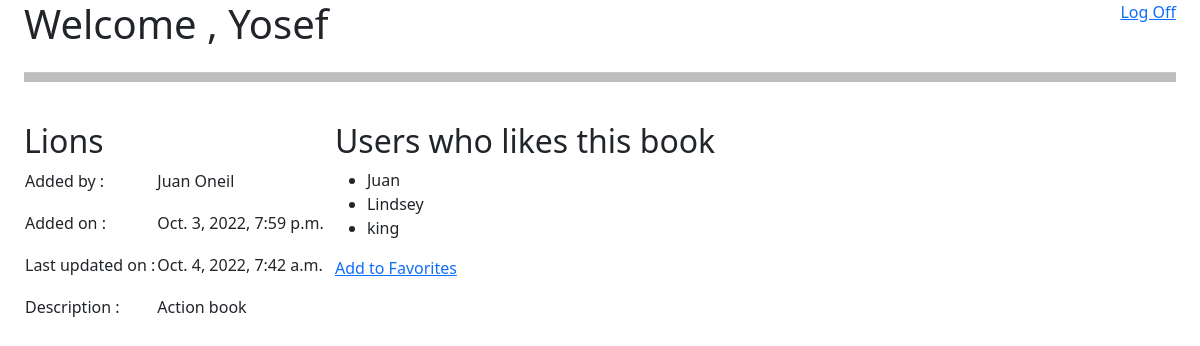
/favbooks/7 (signed in), run on the app's committed database.
### first_app/models.py (models this page shows)
class Book(models.Model):
    title = models.CharField(max_length=255)
    desc= models.TextField()
    uploaded_by= models.ForeignKey(User,related_name="books_uploaded",on_delete = models.CASCADE)
    users_who_like=models.ManyToManyField(User,related_name="likes_books")
    created_at = models.DateTimeField(auto_now_add=True)
    updated_at = models.DateTimeField(auto_now=True)
    objects=BookManager()

class User(models.Model):
    first_name = models.CharField(max_length=255)
    last_name = models.CharField(max_length=255)
    email= models.CharField(max_length=255)
    password= models.CharField(max_length=255)
    created_at = models.DateTimeField(auto_now_add=True)
    updated_at = models.DateTimeField(auto_now=True)
    objects=UserManager()

### first_app/views.py (the view)
# urls.py: path('favbooks/<int:id>',views.favbooks),
def favbooks(request,id):
    user=User.objects.get(id=request.session['user_id'])
    book=Book.objects.get(id=id)
    context = {
        'book':book,
        'likebook':book.users_who_like.all(),
        'user':user
    }
    return render(request,'favbooks.html',context)

### first_app/templates/favbooks.html (shortened to what this page needs)
<!DOCTYPE html>
<html lang="en">
<head>
    {% load static %}
    <link rel="stylesheet" href="{% static 'style1.css' %}">
    <link href="https://cdn.jsdelivr.net/npm/bootstrap@5.2.1/dist/css/bootstrap.min.css" rel="stylesheet">
</head>
<body>
    <div class="conainer">
        <div class="nav">
            <div class="nav1">
                <h1>Welcome , {{request.session.user_name}}</h1>
            </div>
            <div class="nav2">
                <div><a href="/logout">Log Off</a></div>
            </div>
        </div>
        <hr>
        <br>
        <div class="flex">
            <div class="flex1">
                {% if book.uploaded_by.id == request.session.user_id %}
                <form action="/update/{{book.id}}" method="post">
                    <table>
                    {%csrf_token%}
                    <input type="text" class="favnyid" name="title" value="{{book.title}}"></input>
                        <tr>
                            <td><p>Added by :</p></td>
                            <td><p name="name">{{book.uploaded_by.first_name}} {{book.uploaded_by.last_name}}</p></td>
                        </tr>
                        <tr>
                            <td><p>Added on :</p></td>
                            <td><p name="created">{{book.created_at}}</p></td>
                        </tr>
                        <tr>
                            <td><p>Last updated on :</p></td>
                            <td><p name="createdat">{{book.updated_at}}</p></td>
                        </tr>
                        <tr>
                            <td><p>Description :</p></td>
                            <td><textarea name="desc"  cols="30" rows="3">{{book.desc}}</textarea></td>
                        </tr>
                        <tr>
                            <td><p></p></td>
                            <td><input type="submit" name="up" value="Update"></td>
                            <td><input type="submit" name="up" value="Delete" style="margin-left:-100px;"></td>
                        </tr>
                    </table>
                </form>  <ul class="messages">
                    {% if messages %}
                    {% for message in messages %}
                        <li {% if message.tags %} class="{{ message.tags }}"{% endif %}>{{ message }}</li>
                    {% endfor %}
                </ul>
                {% endif %}
                    {%else%}
                    <h2>{{book.title}}</h2>
                    <table>
                        <tr>
                            <td><p>Added by :</p></td>
                            <td><p>{{book.uploaded_by.first_name}} {{book.uploaded_by.last_name}}</p></td>
                        </tr>
                        <tr>
                            <td><p>Added on :</p></td>
                            <td><p>{{book.created_at}}</p></td>
                        </tr>
                        <tr>
                            <td><p>Last updated on :</p></td>
                            <td><p>{{book.updated_at}}</p></td>
                        </tr>
                        <tr>
                            <td><p>Description :</p></td>
                            <td><p>{{book.desc}}</p></td>
                        </tr>
                    </table>
                {% endif %}
            </div>
            <div class="flex2">
                <h2>Users who likes this book</h2>
                    <ul>
                        {% for i in likebook %}
                        {% if i.id == request.session.user_id %}
                        <li>{{i.first_name}} <a href="/unfav/{{book.id}}">Un-Fav</a></li>
                        {% else %}
                        <li>{{i.first_name}}</li>
                        {% endif %}
                        {% endfor %}
                    </ul>
                    {% if user not in likebook%}
                            <a href="/addfav2/{{book.id}}">Add to Favorites</a>
                    {% endif %}
            </div>
    </div>
</body>
</html>

### first_app/static/style1.css (style rules this page uses)
.nav { display: flex; justify-content: space-between; }
.nav2 { display: flex; }
.nav2 div { margin-left: 20px; }
hr { height: 10px; background-color: black; }
.conainer { margin: 0 2%; }
.flex { display: flex; justify-content: space-between; }
.flex2 { margin-right: 40%; }

### data on the page
Book: title "Lions", uploaded_by.first_name "Juan", uploaded_by.last_name "Oneil", created_at "Oct. 3, 2022, 7:59 p.m.", updated_at "Oct. 4, 2022, 7:42 a.m.", desc "Action book"
User: first_name "Juan"
User: first_name "Lindsey"
User: first_name "king"
